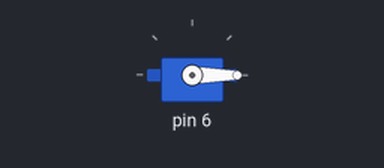
Bench run of a sketch on a simulated Arduino Uno, built for the host (arithmetic inside an expression is 32-bit, double 64-bit). On the bench: servo.

Above: at 0.0 s.
At 6.0 s:
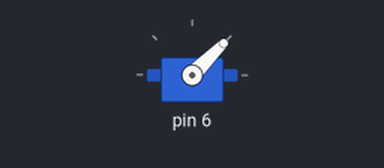
At 9.0 s:
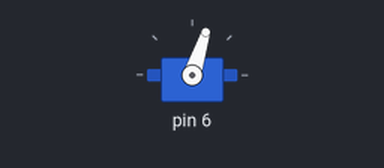
At 13.0 s:
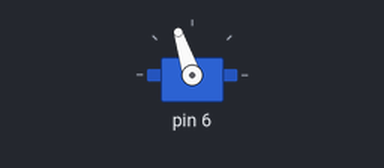
Timing chart, 0 to 14.5 s (numbered marks = the images above):
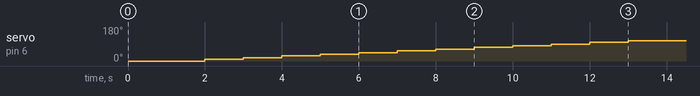

The sketch:

Brushless.ino
```cpp
#include<Servo.h>

Servo ESC;
Servo servo;

int speed;


void setSpeed(int speed){ //set brushless motor speed from 1 to 100
  int angle = map(speed, 0, 100, 0, 180); //map values 0 -> 0, 100 -> 180
  ESC.write(angle);
}


void initilaizeESC(){
  ESC.attach(PA6); //Adds ESC to pin A6 to output PWM.

  //intialise ESC needs an input of 0 for 1 second
  setSpeed(0);
  delay(1000);
}


void BrushlessSpeed(int motorSpeed){ //motor speed should not be less than 35 or more than 85
  for(speed = 0; speed <= motorSpeed; speed += 5) { //Speed is equal to power percentage, min = 35%, max = 85%
   setSpeed(speed); //Creates variable for speed to be used in in for loop
   delay(1000);
  }

}


void setup() {
  initilaizeESC();
  BrushlessSpeed(60);
}

void loop() {
}
```
